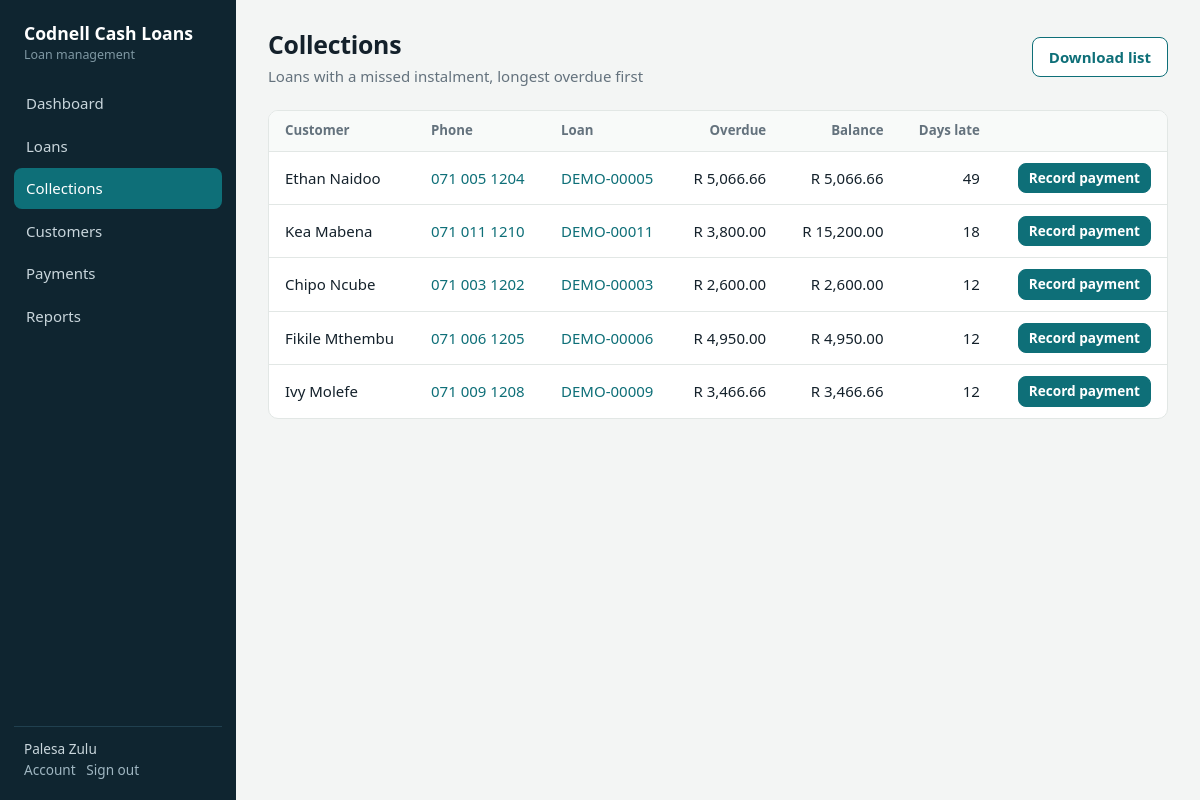
The page /collections (signed in) on the database its author committed.
### models.py (models this page shows, shortened)
class User(UserMixin, db.Model):
    id = db.Column(db.Integer, primary_key=True)
    email = db.Column(db.String(120), unique=True, nullable=False)
    name = db.Column(db.String(80), nullable=False, default='')
    password_hash = db.Column(db.String(255), nullable=False)
    role = db.Column(db.String(20), default='staff')          # owner | staff
    permissions = db.Column(db.Text, default='')
    active = db.Column(db.Boolean, default=True)
    must_change = db.Column(db.Boolean, default=False)
    created_at = db.Column(db.DateTime, default=datetime.utcnow)
    @property
    def is_active(self):
        return bool(self.active)
    def can(self, perm):
        return self.active and (self.role == 'owner' or perm in (self.permissions or '').split(','))
    @property
    def is_owner(self):
        return self.role == 'owner'
    @property
    def display(self):
        return self.name or self.email

class Loan(db.Model):
    id = db.Column(db.Integer, primary_key=True)
    reference = db.Column(db.String(20), unique=True)
    customer_id = db.Column(db.Integer, db.ForeignKey('customer.id'), nullable=False)
    principal = db.Column(db.Float, nullable=False)
    monthly_rate = db.Column(db.Float, nullable=False)        # flat % of principal per month
    term_months = db.Column(db.Integer, nullable=False)
    purpose = db.Column(db.String(200))
    status = db.Column(db.String(20), default='pending')      # pending|active|paid|rejected|defaulted
    note = db.Column(db.String(255))
    created_at = db.Column(db.DateTime, default=datetime.utcnow)
    created_by_id = db.Column(db.Integer, db.ForeignKey('user.id'))
    decided_at = db.Column(db.DateTime)
    decided_by_id = db.Column(db.Integer, db.ForeignKey('user.id'))
    start_date = db.Column(db.Date)
    created_by = db.relationship('User', foreign_keys=[created_by_id])
    decided_by = db.relationship('User', foreign_keys=[decided_by_id])
    installments = db.relationship('Installment', backref='loan', order_by='Installment.number',
                                   cascade='all, delete-orphan')
    payments = db.relationship('Payment', backref='loan', order_by='Payment.id.desc()',
                               cascade='all, delete-orphan')
    @property
    def balance(self):
        if not self.installments:
            return self.total_repayment if self.status in ('pending', 'active') else 0
        return round(sum(i.outstanding for i in self.installments), 2)
    @property
    def overdue_items(self):
        if self.status != 'active':
            return []
        return [i for i in self.installments if i.outstanding > 0 and i.due_date < date.today()]
    @property
    def overdue_amount(self):
        return round(sum(i.outstanding for i in self.overdue_items), 2)
    @property
    def days_overdue(self):
        items = self.overdue_items
        return (date.today() - items[0].due_date).days if items else 0

class Customer(db.Model):
    id = db.Column(db.Integer, primary_key=True)
    first_name = db.Column(db.String(60), nullable=False)
    last_name = db.Column(db.String(60), nullable=False)
    id_number = db.Column(db.String(30), unique=True, nullable=False)
    phone = db.Column(db.String(30), nullable=False)
    email = db.Column(db.String(120))
    address = db.Column(db.String(255))
    employer = db.Column(db.String(120))
    monthly_income = db.Column(db.Float, default=0)
    created_at = db.Column(db.DateTime, default=datetime.utcnow)
    loans = db.relationship('Loan', backref='customer', order_by='Loan.id.desc()')
    @property
    def full_name(self):
        return f'{self.first_name} {self.last_name}'

class Installment(db.Model):
    id = db.Column(db.Integer, primary_key=True)
    loan_id = db.Column(db.Integer, db.ForeignKey('loan.id'), nullable=False)
    number = db.Column(db.Integer, nullable=False)
    due_date = db.Column(db.Date, nullable=False)
    amount = db.Column(db.Float, nullable=False)
    paid = db.Column(db.Float, default=0)
    @property
    def outstanding(self):
        return round(max(self.amount - (self.paid or 0), 0), 2)

### app.py (the view)
@app.route('/collections')
@need()
def collections():
    rows = sorted([l for l in Loan.query.filter_by(status='active').all() if l.overdue_items],
                  key=lambda l: -l.days_overdue)
    return render_template('collections.html', rows=rows)

### app.py (called while the page is built)
@login_manager.user_loader
def load_user(uid):
    return db.session.get(User, int(uid))

def csrf_token():
    if '_csrf' not in session:
        session['_csrf'] = secrets.token_hex(16)
    return session['_csrf']

@app.before_request
def guard():
    if request.method == 'POST':
        if not session.get('_csrf') or session['_csrf'] != request.form.get('_csrf'):
            abort(400, 'Your session expired. Go back, refresh the page and try again.')
    if (current_user.is_authenticated and current_user.must_change
            and request.endpoint not in ('profile', 'logout', 'static')):
        return redirect(url_for('profile'))

def need(perm=None):
    def deco(f):
        @wraps(f)
        @login_required
        def inner(*a, **k):
            if perm and not current_user.can(perm):
                flash("You don't have access to that page.", 'error')
                return redirect(url_for('dashboard'))
            return f(*a, **k)
        return inner
    return deco

### templates/collections.html
{% extends 'base.html' %}{% set page = 'collections' %}{% block title %}Collections{% endblock %}
{% block content %}
<div class="top"><div><h1>Collections</h1><div class="sub">Loans with a missed instalment, longest overdue first</div></div>
{% if current_user.can('reports') %}<a class="btn ghost" href="{{ url_for('report_csv', kind='overdue') }}">Download list</a>{% endif %}</div>
<div class="card flush"><div class="scroll"><table><thead><tr><th>Customer</th><th>Phone</th><th>Loan</th><th class="r">Overdue</th><th class="r">Balance</th><th class="r">Days late</th><th></th></tr></thead><tbody>
{% for l in rows %}<tr><td>{{ l.customer.full_name }}</td><td><a href="tel:{{ l.customer.phone }}">{{ l.customer.phone }}</a></td><td><a href="{{ url_for('loan_view', lid=l.id) }}">{{ l.reference }}</a></td>
<td class="r">{{ l.overdue_amount|money }}</td><td class="r">{{ l.balance|money }}</td><td class="r">{{ l.days_overdue }}</td>
<td class="r">{% if current_user.can('payments') %}<a class="btn sm" href="{{ url_for('payment_new', lid=l.id) }}">Record payment</a>{% endif %}</td></tr>
{% else %}<tr><td colspan="7" class="empty">No overdue loans. Everyone is up to date.</td></tr>{% endfor %}</tbody></table></div></div>{% endblock %}

### templates/base.html (shortened to what this page needs)
<!doctype html>
<html lang="en"><head><meta charset="utf-8"><meta name="viewport" content="width=device-width,initial-scale=1">
<link rel="stylesheet" href="{{ url_for('static', filename='style.css') }}"></head>
<body class="{{ '' if current_user.is_authenticated else 'bare' }}">
{% if current_user.is_authenticated %}
<aside class="side">
  <div class="brand">{{ COMPANY }}<small>Loan management</small></div>
  <nav>
    {% set items = [('dashboard','Dashboard','dashboard',None),('loans','Loans','loans',None),('collections','Collections','collections',None),
      ('customers','Customers','customers',None),('payments','Payments','payments','payments'),('reports','Reports','reports','reports'),('users','Staff','users','users'),
      ('audit','Audit trail','audit','@owner')] %}
    {% for ep, label, key, perm in items %}{% if not perm or (perm == '@owner' and current_user.is_owner) or (perm != '@owner' and current_user.can(perm)) %}
    <a href="{{ url_for(ep) }}" class="{{ 'on' if page == key else '' }}">{{ label }}</a>{% endif %}{% endfor %}
  </nav>
  <div class="me">{{ current_user.display }}<br><a href="{{ url_for('profile') }}">Account</a> &nbsp;
    <form method="post" action="{{ url_for('logout') }}" style="display:inline"><input type="hidden" name="_csrf" value="{{ csrf_token() }}"><button>Sign out</button></form></div>
</aside>
<main class="main"><label for="nav-toggle" class="menu" aria-label="Menu">&#9776;</label>
{% else %}<main>{% endif %}
{% block content %}{% endblock %}
</main>
</body></html>

### static/style.css (style rules this page uses)
:root { --bg:#f3f5f4;--card:#fff;--ink:#14212b;--mut:#64727d;--line:#e2e7e5;--pri:#0e6f78;--pri-d:#0a555c;--pri-l:#dff0f1;--side:#0f2530; --ok:#1b8a5a;--ok-l:#dcf3e8;--warn:#b7791f;--warn-l:#fdf0d5;--bad:#c0392b;--bad-l:#fbe3df;--gray-l:#e9eceb;--r:10px }
* { box-sizing:border-box }
body { margin:0;background:var(--bg);color:var(--ink);font:15px/1.5 "Segoe UI",system-ui,-apple-system,Roboto,sans-serif }
a { color:var(--pri);text-decoration:none }
h1 { font-size:1.55rem;margin:0;letter-spacing:-.01em }
.num,td.r,.kpi b { font-variant-numeric:tabular-nums }
.side { position:fixed;inset:0 auto 0 0;width:236px;background:var(--side);color:#c9d6dc;padding:20px 14px;display:flex;flex-direction:column;z-index:20;transition:transform .2s }
.brand { color:#fff;font-weight:700;font-size:1.1rem;padding:0 10px 18px }
.brand small { display:block;color:#7f98a3;font-weight:400;font-size:.78rem }
.side nav a { display:block;color:#c9d6dc;padding:9px 12px;border-radius:8px;margin-bottom:2px }
.side nav a.on { background:var(--pri);color:#fff }
.me { margin-top:auto;border-top:1px solid #20404f;padding:12px 10px 0;font-size:.85rem }
.me a,.me button { color:#9fb6c1;background:none;border:0;padding:0;font:inherit;cursor:pointer }
.main { margin-left:236px;padding:26px 32px 60px;max-width:1240px }
.top { display:flex;justify-content:space-between;align-items:center;gap:12px;margin-bottom:22px;flex-wrap:wrap }
.top .sub { color:var(--mut);margin-top:2px }
.card { background:var(--card);border:1px solid var(--line);border-radius:var(--r);padding:18px 20px;margin-bottom:18px }
.card.flush { padding:0;overflow:hidden }
.btn { display:inline-block;background:var(--pri);color:#fff;border:1px solid var(--pri);padding:8px 16px;border-radius:8px;font:inherit;font-weight:600;cursor:pointer }
.btn.ghost { background:#fff;color:var(--pri) }
.btn.sm { padding:4px 10px;font-size:.85rem }
table { width:100%;border-collapse:collapse }
th { text-align:left;color:var(--mut);font-weight:600;font-size:.83rem;padding:10px 16px;background:#f8faf9;border-bottom:1px solid var(--line) }
td { padding:11px 16px;border-bottom:1px solid var(--line);vertical-align:middle }
tr:last-child td { border-bottom:0 }
.r { text-align:right }
.scroll { overflow-x:auto }

### rows shown on the page
User: display "Palesa Zulu"
Loan: customer.full_name "Ethan Naidoo", customer.phone "071 005 1204", reference "DEMO-00005", overdue_amount "R 5,066.66", balance "R 5,066.66", days_overdue "49"
Loan: customer.full_name "Kea Mabena", customer.phone "071 011 1210", reference "DEMO-00011", overdue_amount "R 3,800.00", balance "R 15,200.00", days_overdue "18"
Loan: customer.full_name "Chipo Ncube", customer.phone "071 003 1202", reference "DEMO-00003", overdue_amount "R 2,600.00", balance "R 2,600.00", days_overdue "12"
Loan: customer.full_name "Fikile Mthembu", customer.phone "071 006 1205", reference "DEMO-00006", overdue_amount "R 4,950.00", balance "R 4,950.00", days_overdue "12"
Loan: customer.full_name "Ivy Molefe", customer.phone "071 009 1208", reference "DEMO-00009", overdue_amount "R 3,466.66", balance "R 3,466.66", days_overdue "12"

### other values the page prints
{{ COMPANY }} "Codnell Cash Loans"
{{ label }} "Dashboard" "Loans" "Collections" "Customers" "Payments" "Reports"
